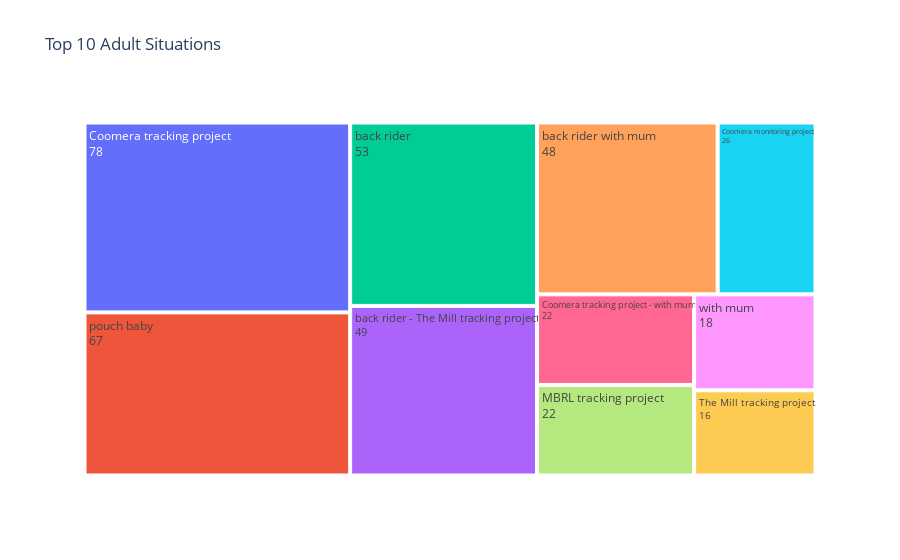

Notebook code for this chart:
### Code cell
import pandas as pd
import plotly.express as px


# Calculate the frequency of each unique value in the 'Adult Situation Other' column
value_counts = df['Adult Situation Other'].value_counts().reset_index()
value_counts.columns = ['Adult Situation Other', 'Count']

# Select the top 30 most frequent values
top_10= value_counts.head(10)

# Create the interactive treemap
fig = px.treemap(top_10, path=['Adult Situation Other'], values='Count',
                 title='Top 10 Adult Situations')
fig.data[0].textinfo = 'label+text+value'
fig.show()

### Figure 1 — Plotly figure (JSON) as saved in the notebook; plotly's stock layout.template omitted (floating-point values rounded to 4 significant figures)
{"data": [{"branchvalues": "total", "domain": {"x": [0, 1], "y": [0, 1]}, "hovertemplate": "labels=%{label}<br>Count=%{value}<br>parent=%{parent}<br>id=%{id}<extra></extra>", "ids": ["Coomera monitoring project", "Coomera tracking project", "Coomera tracking project - with mum", "MBRL tracking project", "The Mill tracking project", "back rider", "back rider - The Mill tracking project", "back rider with mum", "pouch baby", "with mum"], "labels": ["Coomera monitoring project", "Coomera tracking project", "Coomera tracking project - with mum", "MBRL tracking project", "The Mill tracking project", "back rider", "back rider - The Mill tracking project", "back rider with mum", "pouch baby", "with mum"], "name": "", "parents": ["", "", "", "", "", "", "", "", "", ""], "textinfo": "label+text+value", "type": "treemap", "values": [26, 78, 22, 22, 16, 53, 49, 48, 67, 18]}], "layout": {"legend": {"tracegroupgap": 0}, "title": {"text": "Top 10 Adult Situations"}}}
